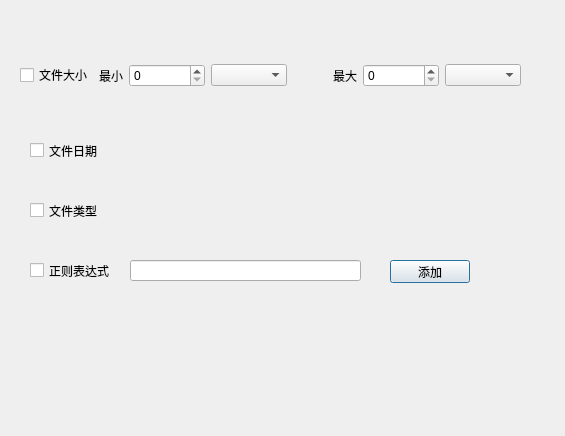
<?xml version="1.0" encoding="UTF-8"?>
<ui version="4.0">
 <class>FileFilterDialog</class>
 <widget class="QDialog" name="FileFilterDialog">
  <property name="geometry">
   <rect>
    <x>0</x>
    <y>0</y>
    <width>565</width>
    <height>436</height>
   </rect>
  </property>
  <property name="windowTitle">
   <string>Dialog</string>
  </property>
  <widget class="QWidget" name="widget" native="true">
   <property name="geometry">
    <rect>
     <x>20</x>
     <y>50</y>
     <width>501</width>
     <height>51</height>
    </rect>
   </property>
   <layout class="QHBoxLayout" name="horizontalLayout">
    <item>
     <widget class="QCheckBox" name="sizeChkBox">
      <property name="sizePolicy">
       <sizepolicy hsizetype="Fixed" vsizetype="Fixed">
        <horstretch>0</horstretch>
        <verstretch>0</verstretch>
       </sizepolicy>
      </property>
      <property name="text">
       <string>文件大小</string>
      </property>
     </widget>
    </item>
    <item>
     <widget class="QLabel" name="label">
      <property name="sizePolicy">
       <sizepolicy hsizetype="Fixed" vsizetype="Preferred">
        <horstretch>0</horstretch>
        <verstretch>0</verstretch>
       </sizepolicy>
      </property>
      <property name="text">
       <string>最小</string>
      </property>
     </widget>
    </item>
    <item>
     <widget class="QSpinBox" name="minSizeSpinBox">
      <property name="maximum">
       <number>999999999</number>
      </property>
     </widget>
    </item>
    <item>
     <widget class="QComboBox" name="minComboBox"/>
    </item>
    <item>
     <spacer name="horizontalSpacer">
      <property name="orientation">
       <enum>Qt::Horizontal</enum>
      </property>
      <property name="sizeType">
       <enum>QSizePolicy::Fixed</enum>
      </property>
      <property name="sizeHint" stdset="0">
       <size>
        <width>40</width>
        <height>20</height>
       </size>
      </property>
     </spacer>
    </item>
    <item>
     <widget class="QLabel" name="label_2">
      <property name="sizePolicy">
       <sizepolicy hsizetype="Fixed" vsizetype="Preferred">
        <horstretch>0</horstretch>
        <verstretch>0</verstretch>
       </sizepolicy>
      </property>
      <property name="text">
       <string>最大</string>
      </property>
     </widget>
    </item>
    <item>
     <widget class="QSpinBox" name="maxSizeSpinBox">
      <property name="maximum">
       <number>999999999</number>
      </property>
     </widget>
    </item>
    <item>
     <widget class="QComboBox" name="maxComboBox"/>
    </item>
   </layout>
  </widget>
  <widget class="QCheckBox" name="dateChkBox">
   <property name="geometry">
    <rect>
     <x>30</x>
     <y>140</y>
     <width>73</width>
     <height>21</height>
    </rect>
   </property>
   <property name="text">
    <string>文件日期</string>
   </property>
  </widget>
  <widget class="DateSelector" name="minDateWidget" native="true">
   <property name="geometry">
    <rect>
     <x>110</x>
     <y>120</y>
     <width>201</width>
     <height>51</height>
    </rect>
   </property>
  </widget>
  <widget class="DateSelector" name="maxDateWidget" native="true">
   <property name="geometry">
    <rect>
     <x>330</x>
     <y>120</y>
     <width>211</width>
     <height>51</height>
    </rect>
   </property>
  </widget>
  <widget class="QCheckBox" name="typeChkBox">
   <property name="geometry">
    <rect>
     <x>30</x>
     <y>200</y>
     <width>85</width>
     <height>21</height>
    </rect>
   </property>
   <property name="text">
    <string>文件类型</string>
   </property>
  </widget>
  <widget class="MultiSelectComboBox" name="typeFilterWidget" native="true">
   <property name="geometry">
    <rect>
     <x>150</x>
     <y>200</y>
     <width>241</width>
     <height>21</height>
    </rect>
   </property>
  </widget>
  <widget class="QCheckBox" name="reChkBox">
   <property name="geometry">
    <rect>
     <x>30</x>
     <y>260</y>
     <width>85</width>
     <height>21</height>
    </rect>
   </property>
   <property name="text">
    <string>正则表达式</string>
   </property>
  </widget>
  <widget class="QLineEdit" name="reLineEdit">
   <property name="geometry">
    <rect>
     <x>130</x>
     <y>260</y>
     <width>231</width>
     <height>21</height>
    </rect>
   </property>
  </widget>
  <widget class="QPushButton" name="rePushButton">
   <property name="geometry">
    <rect>
     <x>390</x>
     <y>260</y>
     <width>80</width>
     <height>23</height>
    </rect>
   </property>
   <property name="text">
    <string>添加</string>
   </property>
  </widget>
 </widget>
 <customwidgets>
  <customwidget>
   <class>DateSelector</class>
   <extends>QWidget</extends>
   <header>dateselector.h</header>
   <container>1</container>
  </customwidget>
  <customwidget>
   <class>MultiSelectComboBox</class>
   <extends>QWidget</extends>
   <header>multiselectcombobox.h</header>
   <container>1</container>
  </customwidget>
 </customwidgets>
 <resources/>
 <connections/>
</ui>
